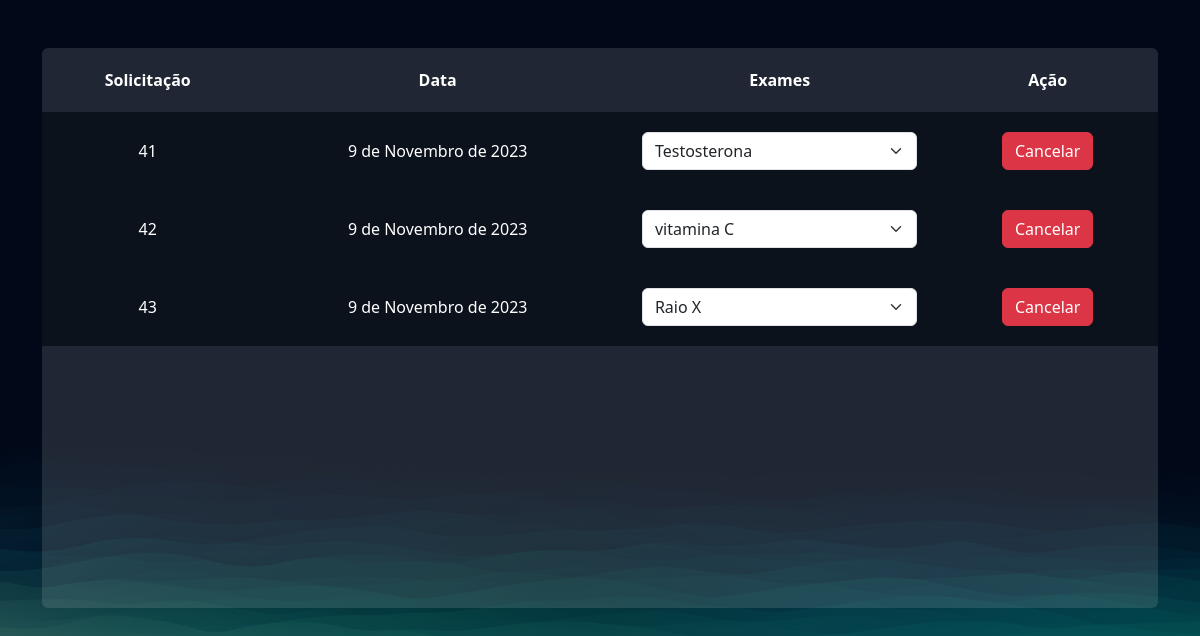
The page /exames/gerenciar_pedidos/ (signed in) on the database as committed earlier.
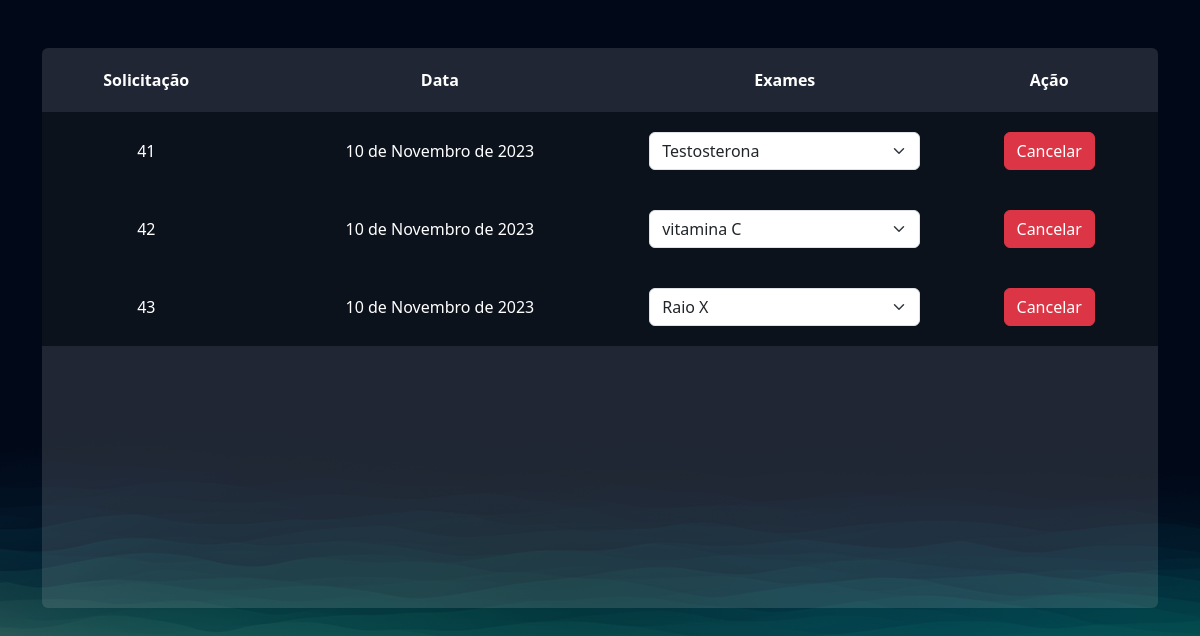
The same page on the database as committed later.
### exames/models.py (models this page shows, shortened)
class PedidosExames(models.Model):
    usuario = models.ForeignKey(User, on_delete=models.DO_NOTHING)
    exames = models.ManyToManyField(SolicitacaoExame)
    agendado = models.BooleanField(default=True)
    data = models.DateField()

### exames/views.py (the view)
# urls.py: path('gerenciar_pedidos/', views.gerenciar_pedidos, name="gerenciar_pedidos"),
@login_required
def gerenciar_pedidos(request):
    pedidos_exames = PedidosExames.objects.filter(usuario=request.user)
    return render(request, 'gerenciar_pedidos.html', {'pedidos_exames': pedidos_exames})

### exames/templates/gerenciar_pedidos.html (shortened to what this page needs)
{% extends "bases/base.html" %}
{% load static %}
{% block 'head' %}
<link href="{% static 'exames/css/css.css' %}" rel="stylesheet">
<link href="{% static 'exames/css/gerenciar_pedidos.css' %}" rel="stylesheet">
{% endblock 'head' %}
{% block 'conteudo' %}
<br>
<br>
<div class="container">
    <div class="card card-view">
        <table>
            <tr>
                <th>Solicitação</th>
                <th>Data</th>
                <th>Exames</th>
                <th>Ação</th>
            </tr>
            {% for pedidos in pedidos_exames %}
            <tr class="linha-tabela">
                <td>{{pedidos.id}}</td>
                <td>{{pedidos.data}}</td>
                <td>
                    <select class="form-select">
                        {% for exame in pedidos.exames.all %}
                            <option style="color: black" value="">{{exame.exame.nome}}</option>
                        {% endfor %}
                    </select>
                </td>
                <td>
                    <a href="{% url 'cancelar_pedido' pedidos.id %}" class="btn btn-danger {% if not pedidos.agendado %} disabled {% endif %}">Cancelar</a>
                </td>
            </tr>
            {% endfor %}
        </table>
    </div>
</div>
{% endblock 'conteudo' %}

Rows that differ between the two databases and show on the page:
changed PedidosExames id 41: data "9 de Novembro de 2023" → "10 de Novembro de 2023"
changed PedidosExames id 42: data "9 de Novembro de 2023" → "10 de Novembro de 2023"
changed PedidosExames id 43: data "9 de Novembro de 2023" → "10 de Novembro de 2023"
